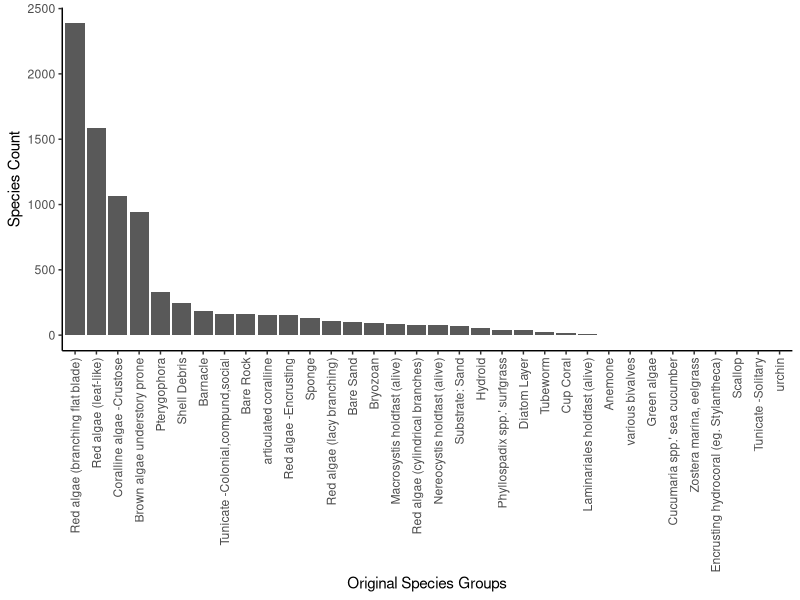
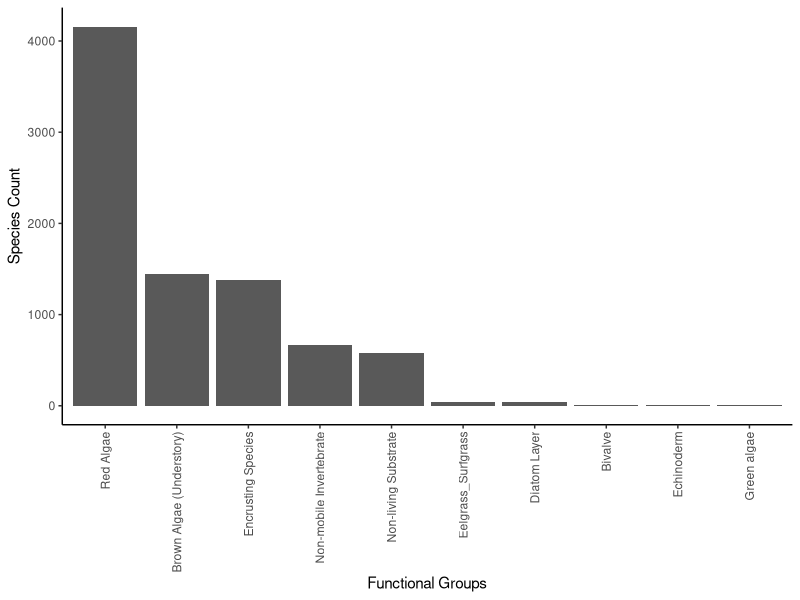
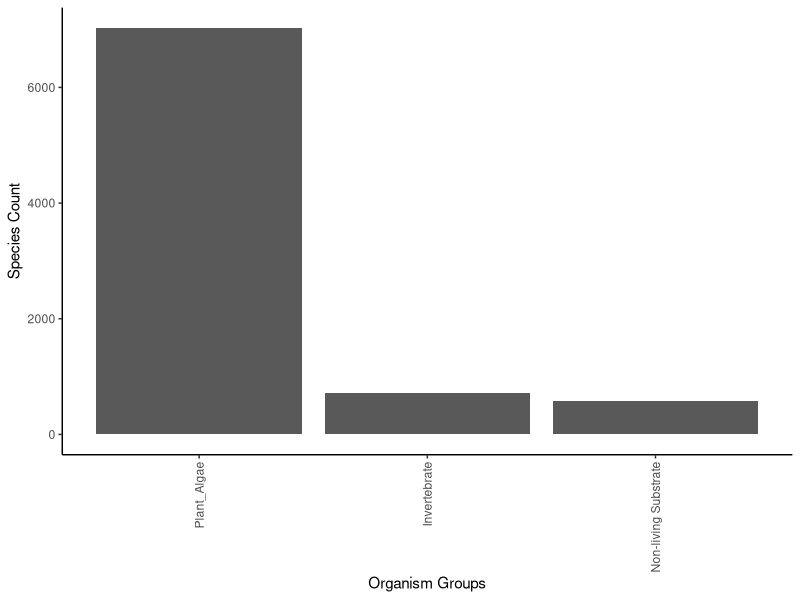
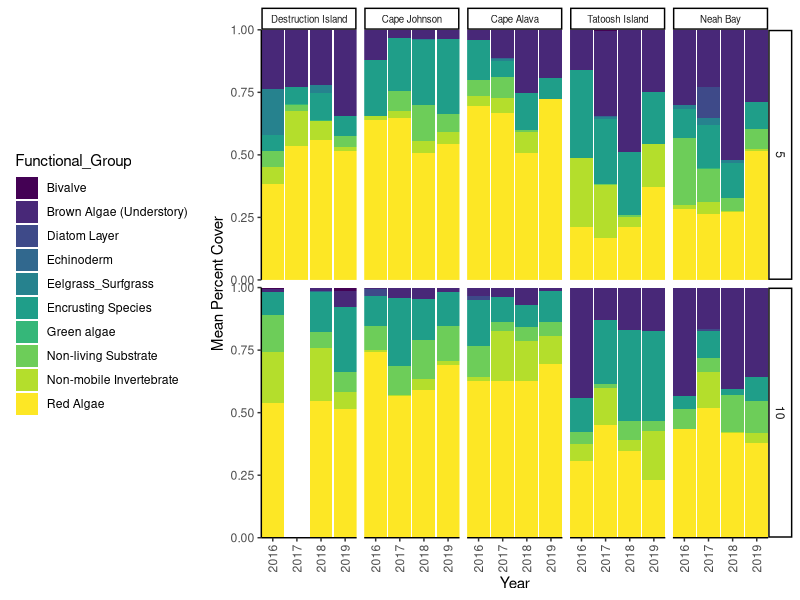
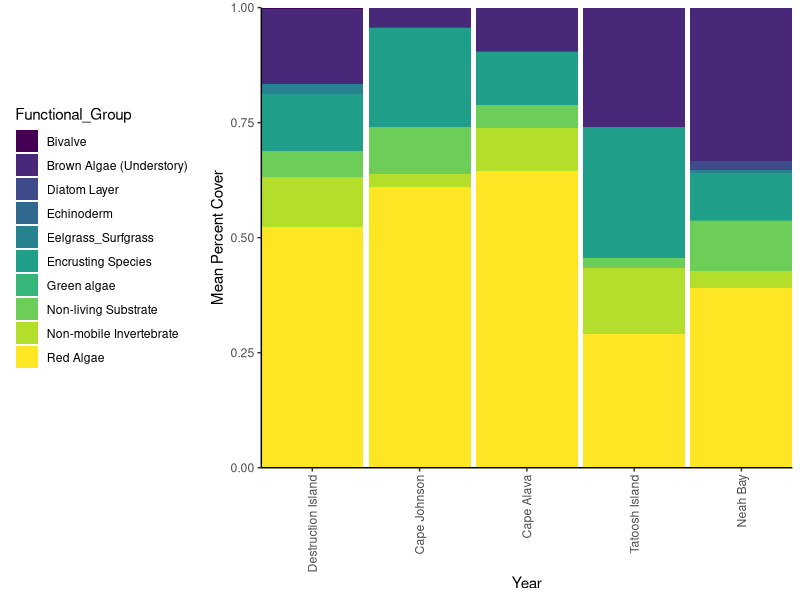

Reproduce these figures in R, in order.
## ---- chunk 1
#to load data make sure directory is set to knit from project directory
knitr::opts_chunk$set(message=FALSE, warning=FALSE)
 
library(here)
library(tidyverse)
library(knitr)
library(viridis)
 
substrate_codes <- read_csv(here("Data","CSV_2015_on","substrate_codes.csv"))
 
#2016 --> 2019
dat.upc <- read_csv(here("Data","CSV_2015_on","NWFSC_UPC_ALLYEARS_data_2019.csv")) %>% 
              filter(CATEGORY == "COVER") %>%
              select(1:20) %>%
              rename(DEPTH.FT= "DEPTH (FT)")  %>%
              #mutate(QUADRAT = NA, PERCENT.COVER = NA) %>% #will circle back tothis and get % cover for 2016 to 2019 data 
              select(SITE, MONTH, DAY, YEAR, OBSERVER, TRANSECT , CLASSCODE, COUNT,DEPTH.FT,SIDE,ZONE,TRANSECT,BUDDY,SEGMENT) %>%
#dat.upc <- rbind(dat.2015, dat.2016) %>%
 mutate(COUNT = replace_na(COUNT, 0)) %>%
 left_join(substrate_codes) %>% #rename two that arent in substrate key
 mutate(NAME = case_when(CLASSCODE == "ptero" | NAME == "Pterogophora" ~ "Pterygophora",
                          CLASSCODE == "shell" ~ "various bivalves",
                          TRUE ~ NAME),
#ASSIGN FUNCTIONAL GROUPS 
         Functional_Group = case_when(
                                    NAME %in% c("Red algae (branching flat blade)", "Red algae (cylindrical branches)", "Red algae (lacy branching)", "Red algae (leaf-like)") ~ "Red Algae",
                                    NAME %in% c("articulated coralline","Encrusting hydrocoral (eg. Stylantheca)","Red algae -Encrusting", "Coralline algae -Crustose") ~ "Encrusting Species",
                                    NAME %in% c("Pterygophora", "Brown algae understory prone","Nereocystis holdfast (alive)", "Macrosystis holdfast (alive)", "Laminariales holdfast (alive)") ~ "Brown Algae (Understory)",
                                    NAME %in% c("urchin", "Cucumaria spp.' sea cucumber") ~ "Echinoderm", 
                                    NAME %in% c("various bivalves", "Scallop") ~ "Bivalve",
                                    NAME %in% c("Anemone", "Bryozoan", "Cup Coral","Tunicate -Colonial,compund,social","Tunicate -Solitary", "Hydroid", "Sponge", "Barnacle","Tubeworm") ~ "Non-mobile Invertebrate",
                                    NAME %in% c("Substrate: Bedrock","Shell Debris","Bare Sand", "Substrate: Cobble","Sediment/Mud", "Substrate: Sand","Bare Rock" ) ~ "Non-living Substrate",
                                    NAME %in% c("Zostera marina, eelgrass" , "Phyllospadix spp.' surfgrass") ~ "Eelgrass_Surfgrass",
                                    TRUE ~ NAME),
 #ASSIGN ORGANISM GROUPS         
        Organism_Group = case_when(NAME %in% c("Red algae (branching flat blade)", "Red algae (cylindrical branches", "Red algae (lacy branching)","Pterygophora", "Brown algae understory prone","Red algae -Encrusting", "Coralline algae -Crustose","Nereocystis holdfast (alive)","Macrosystis holdfast (alive)","Phyllospadix spp.' surfgrass", "Zostera marina, eelgrass","Encrusting hydrocoral (eg. Stylantheca)","Green algae","Laminariales holdfast (alive)","articulated coralline", "Red algae (cylindrical branches)","Red algae (leaf-like)") ~ "Plant_Algae",
                                    NAME %in% c("various bivalves", "Scallop","Anemone", "Cup Coral","Barnacle","Tunicate -Colonial,compund,social", "Tunicate -Solitary","urchin","Bryozoan","Diatom Layer","Sponge","Tubeworm","Hydroid", "Cucumaria spp.' sea cucumber") ~ "Invertebrate",
                                    NAME %in% c("Substrate: Bedrock","Shell Debris","Bare Sand", "Substrate: Cobble","Sediment/Mud", "Substrate: Sand","Bare Rock" ) ~ "Non-living Substrate", 
                                    TRUE ~ NAME))  


#rm(dat.2016,dat.2015) 

unique(dat.upc$Functional_Group)

## ---- chunk 2
summary_table<- dat.upc %>%
  group_by(Organism_Group,Functional_Group, NAME) %>%
  summarise(species_occurence = sum(COUNT))  
 
kable(summary_table)
## ---- chunk 3
dat.upc %>%
  group_by(NAME) %>%
  summarise(species_occurence = sum(COUNT)) %>%
  ggplot() +
  geom_bar(aes(x=reorder(NAME, -species_occurence), y = species_occurence), stat = "identity")+ 
  theme_classic() +
  theme(axis.text.x = element_text(angle = 90, vjust = 0.5, hjust=1)) +
  xlab("Original Species Groups") +
  ylab("Species Count")
## ---- chunk 4
dat.upc %>%
  group_by(Functional_Group) %>%
  summarise(species_occurence = sum(COUNT)) %>%
  ggplot() +
  geom_bar(aes(x=reorder(Functional_Group, -species_occurence), y = species_occurence), stat = "identity")+ 
  theme_classic() +
  theme(axis.text.x = element_text(angle = 90, vjust = 0.5, hjust=1)) +
  xlab("Functional Groups") +
  ylab("Species Count")
## ---- chunk 5
dat.upc %>%
  group_by(Organism_Group) %>%
  summarise(species_occurence = sum(COUNT)) %>%
  ggplot() +
  geom_bar(aes(x=reorder(Organism_Group, -species_occurence), y = species_occurence), stat = "identity")+ 
  theme_classic() +
  theme(axis.text.x = element_text(angle = 90, vjust = 0.5, hjust=1)) +
  xlab("Organism Groups") +
  ylab("Species Count")
## ---- chunk 6
dat.transect.summary <- dat.upc %>%
  filter(YEAR > 2015) %>%
  group_by(YEAR,SITE,SIDE,ZONE,TRANSECT,DEPTH.FT,Functional_Group) %>%
  summarise(COUNT = sum(COUNT)) %>%
  spread(Functional_Group, COUNT) %>%
  ungroup() %>%
  replace(is.na(.), 0) %>%
  dplyr::mutate(Sum = rowSums(.[,7:16])) %>%
  tidyr::gather(7:16, key = "Functional_Group", value = "COUNT") %>%
  mutate(percent_cover = COUNT/Sum) 
## ---- chunk 7
dat.zone.summary <- dat.transect.summary %>%
  group_by(YEAR,SITE,ZONE,Functional_Group) %>% 
  summarise(mean_percent_cover = mean(percent_cover), variance = var(percent_cover)) %>% 
  ungroup() %>%
  mutate(SITE = factor(SITE, levels = c("Destruction Island","Cape Johnson", "Cape Alava","Tatoosh Island","Neah Bay")))
## ---- chunk 8
ggplot(dat.zone.summary,aes(x=YEAR)) +
  geom_bar(aes(y=mean_percent_cover, fill= Functional_Group), position="fill", stat="identity",width = 0.95
           )+
  scale_fill_viridis(discrete = T) + #,  guide = guide_legend(reverse = TRUE), name = "Stock") +
  theme(axis.text.x = element_text(angle = 90, hjust = 1), legend.position = "left",aspect.ratio = 3/1)  +
  theme_classic()+
  ylab("Mean Percent Cover") +
  xlab("Year") +
  facet_grid(ZONE~SITE) +
 # coord_flip() +
  scale_x_continuous(expand = c(0,0))+
  scale_y_continuous(expand = c(0,0)) +
  theme(legend.position="left") +
  theme(axis.text.x = element_text(angle = 90, vjust = 0.5, hjust=1), strip.text.x = element_text(size = 7))
## ---- chunk 9
dat.site.summary <- dat.transect.summary %>%
  group_by(SITE,Functional_Group) %>% 
  summarise(mean_percent_cover = mean(percent_cover), variance = var(percent_cover)) %>% 
  ungroup() %>%
  mutate(SITE = factor(SITE, levels = c("Destruction Island","Cape Johnson", "Cape Alava","Tatoosh Island","Neah Bay")))

## ---- chunk 10
ggplot(dat.site.summary,aes(x=SITE)) +
  geom_bar(aes(y=mean_percent_cover, fill= Functional_Group), position="fill", stat="identity",width = 0.95
           )+
  scale_fill_viridis(discrete = T) + #,  guide = guide_legend(reverse = TRUE), name = "Stock") +
  theme(axis.text.x = element_text(angle = 90, hjust = 1), legend.position = "left",aspect.ratio = 3/1)  +
  theme_classic()+
  ylab("Mean Percent Cover") +
  xlab("Year") +
  #facet_wrap(~ZONE, nrow =1) +
  scale_x_discrete(expand = c(0,0))+
  scale_y_continuous(expand = c(0,0)) +
  theme(legend.position="left") +
  theme(axis.text.x = element_text(angle = 90, vjust = 0.5, hjust=1), strip.text.x = element_text(size = 7))
